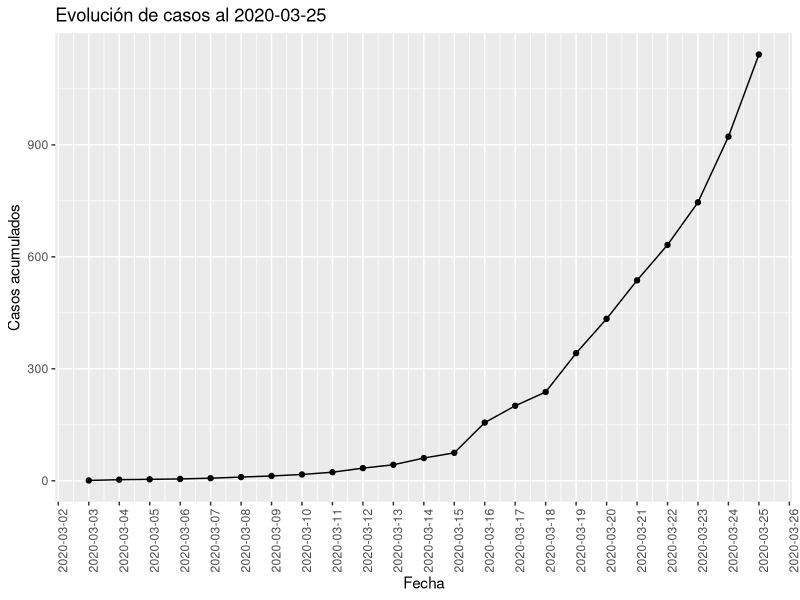
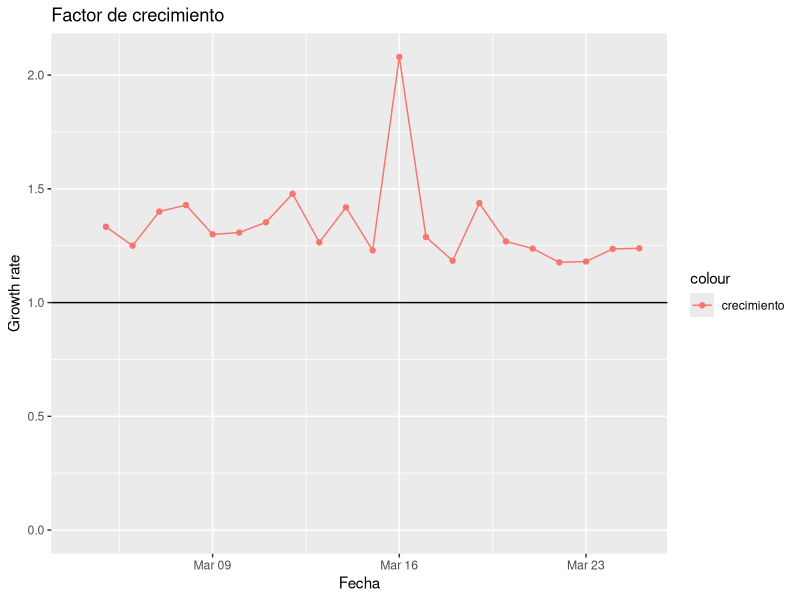
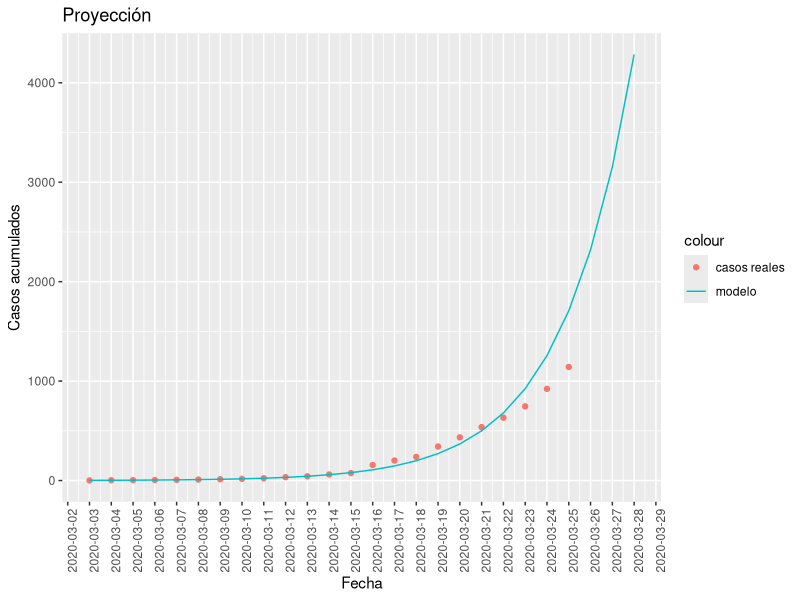
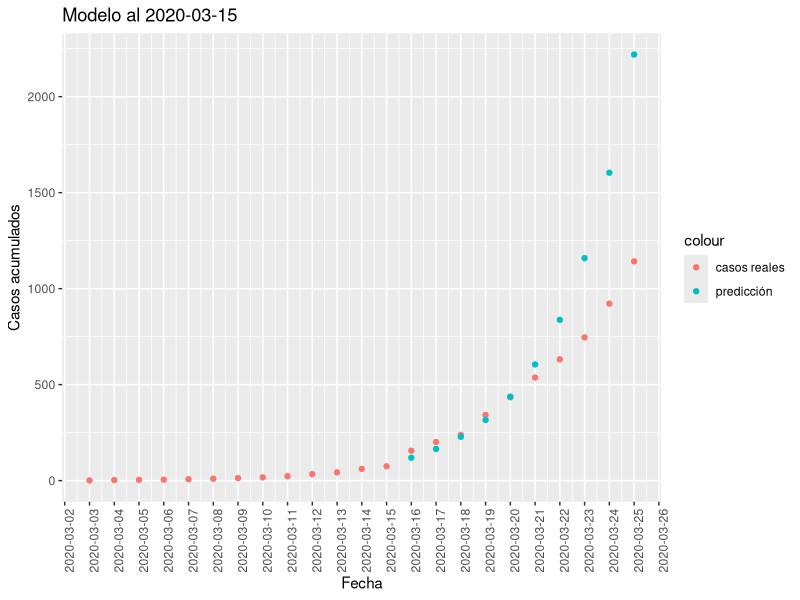
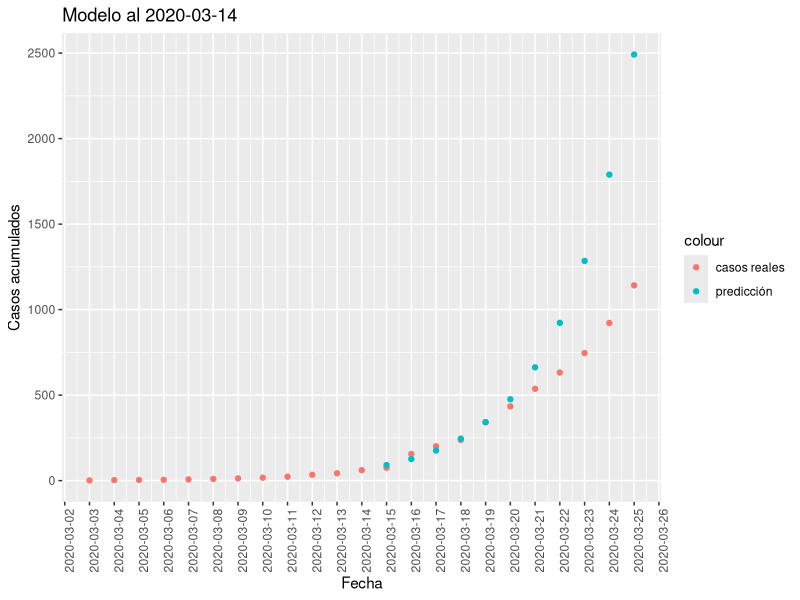
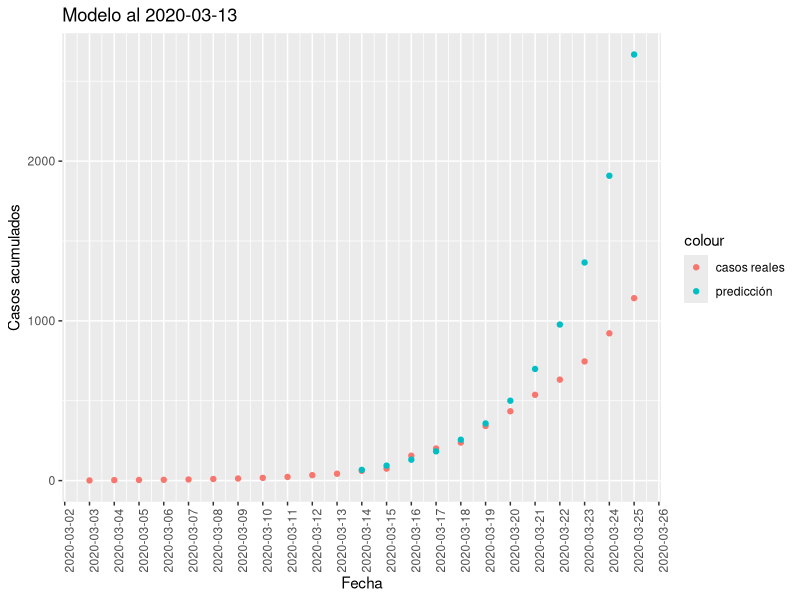

Source code (R) for these figures, in order:
## ---- chunk 1
knitr::opts_chunk$set(echo = FALSE)
library(ggplot2)
library(knitr)
library(kableExtra)
## ---- chunk 2
data <- read.csv2("corona_data.csv", sep = ",", header = TRUE)
data$Day <- as.Date(data$Day)
n <- nrow(data)
data$x <- 1:n
data$cum <- cumsum(data$NewCases)
latest <- data[n,1]
p <-ggplot() + ggtitle(paste("Evolución de casos al", latest)) +
    geom_line(aes(x=data$Day, y=data$cum)) + 
    geom_point(aes(x=data$Day, y=data$cum)) +
    xlab("Fecha") + ylab("Casos acumulados") + 
    theme(axis.text.x = element_text(angle = 90, hjust = 1)) +
    scale_x_date(date_breaks = "1 days")
p
## ---- chunk 3
growth_ratio <- vector(length=(n-1))
for( i in 2:n ) {
  growth_ratio[i-1] <- data$cum[i] / data$cum[i-1]
}
# La primera muestra es espuria
growth_ratio[1] <- NA
ggplot() + ggtitle("Factor de crecimiento") + 
  geom_point(aes(x=data$Day[2:n], y=growth_ratio, color="crecimiento")) + 
  geom_line(aes(x=data$Day[2:n], y=growth_ratio, color="crecimiento")) + 
  xlab("Fecha") + ylab("Growth rate") +
  ylim(0,(max(growth_ratio)+0.5)) +
  geom_hline(yintercept = 1, aes(color="y=1"))
  
## ---- chunk 4
model <- lm(formula = log(cum) ~ x , data=data)

test_data <- data.frame(
                Day = seq(data$Day[1], by="day", length.out = (n+3)), 
                x = 1:(n+3)
              )

test_data$preds <- exp(predict(model, newdata=test_data))

p <-ggplot() + ggtitle(paste("Proyección")) +
    geom_point(aes(x=data$Day, y=data$cum, color="casos reales")) + 
    geom_line(aes(x=test_data$Day, y=test_data$preds, color="modelo")) + 
    xlab("Fecha") + ylab("Casos acumulados") + 
    theme(axis.text.x = element_text(angle = 90, hjust = 1)) +
    scale_x_date(date_breaks = "1 days")
p
## ---- chunk 5
print_test <- test_data
print_test$x <- c()
print_test <- tail(print_test, n=3)
print_test %>%  kable(digits=0) %>%
  kable_styling(bootstrap_options = c("striped", "hover", "condensed", "responsive"), full_width = FALSE)
## ---- chunk 6
summary(model)
## ---- chunk 7
run_model <- function(data, date_split) {
  train_idxs <- which(data$Day <= date_split)
  train <- data[train_idxs,]
  test  <- data[-train_idxs,]
  model <- lm(formula = log(cum) ~ x, data=train)
  test$preds <- exp(predict(model, newdata=test))
  
  error <- sqrt(mean(test$cum - test$preds)^2)
  cat("RMS error = ", error, "personas")
  
  ggplot() + ggtitle(paste("Modelo al", date_split)) +
      geom_point(aes(x=data$Day, y=data$cum, color="casos reales")) + 
      geom_point(aes(x=test$Day, y=test$preds, color="predicción")) + 
      xlab("Fecha") + ylab("Casos acumulados") + 
      theme(axis.text.x = element_text(angle = 90, hjust = 1)) +
      scale_x_date(date_breaks = "1 days")
  
}
## ---- chunk 8
run_model(data, "2020-03-15")
## ---- chunk 9
run_model(data, "2020-03-14")
## ---- chunk 10
run_model(data, "2020-03-13")
